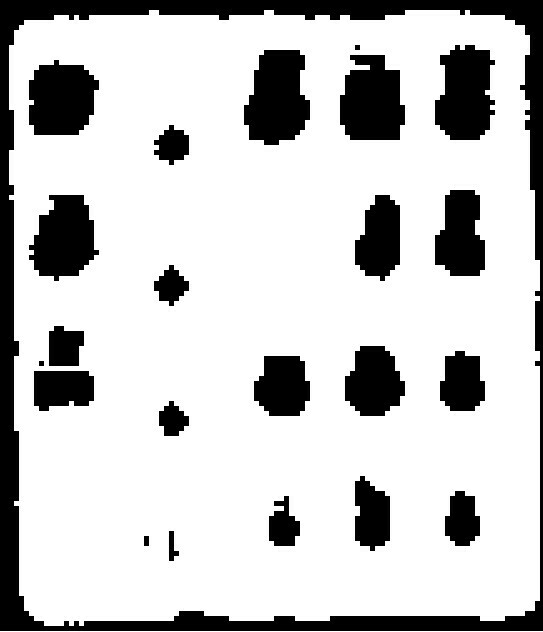
#> input picture Bitmaps/07rm7.jpg, 543 x 632 px, found by its file name
$ python MergeCloseClusters.py
#> lines starting #> are read from the running program, lines starting #| are printed output that depends on the picture; after the words box and inside, x2 and y2 are one past the last pixel; in counts of white or black regions, pixels touching at a corner belong together
# -*- coding: utf-8 -*-
"""
Created on Sun May 26 16:08:40 2019

@author: konra
"""

import cv2
import numpy as np

def find_if_close(cnt1,cnt2):
    row1,row2 = cnt1.shape[0],cnt2.shape[0]
    for i in range(row1):
        for j in range(row2):
            dist = np.linalg.norm(cnt1[i]-cnt2[j])
            if abs(dist) < 10 :
                return True
            elif i==row1-1 and j==row2-1:
                return False

img = cv2.imread('07rm7.jpg')
#> img is the input picture: shape (632, 543, 3); min 0, max 255, mean 198.6
gray = cv2.cvtColor(img,cv2.COLOR_BGR2GRAY)
ret,thresh = cv2.threshold(gray,150,255,cv2.THRESH_BINARY)
#> thresh: shape (632, 543); 77.9% white; 23 black regions
contours,hier = cv2.findContours(thresh,1,2)
#> contours = 24 contours, 1 with area under 20; largest, box (x1, y1, x2, y2) and area: (9, 10, 540, 626) 312186, (243, 49, 311, 146) 4898, (339, 54, 406, 141) 4614, (434, 44, 496, 141) 4568, (28, 59, 100, 136) 4342

LENGTH = len(contours)
#> LENGTH = 24
status = np.zeros((LENGTH,1))
#> status = 24 values from 0 to 0

for i,cnt1 in enumerate(contours):
    x = i
    if i != LENGTH-1:
        for j,cnt2 in enumerate(contours[i+1:]):
            x = x+1
            dist = find_if_close(cnt1,cnt2)
            if dist == True:
                val = min(status[i],status[x])
                status[x] = status[i] = val
            else:
                if status[x]==status[i]:
                    status[x] = i+1
#> this loop made 24 passes
#> cnt1 on pass 1: [[0, 631], [542, 631]]
#> after the loop, status = 24 values, max 22 at index 23, min 0 at index 0, mean 11

unified = []
maximum = int(status.max())+1
#> maximum = 23
for i in range(maximum):
    pos = np.where(status==i)[0]
    if pos.size != 0:
        cont = np.vstack(contours[i] for i in pos)
        x,y,w,h = cv2.boundingRect(cont)
        image = cv2.rectangle(img,(x,y),(x+w,y+h),(110,0,50),2)
        cv2.imshow('Windows Detection',image)
#> this loop made 23 passes
#> (pos, cont, x, y, w, h) on pass 1: ([0], [[0, 631], [542, 631]], 0, 631, 543, 1)
#> (pos, x, y, w, h) on passes 2 to 7: ([1], 143, 535, 7, 12), ([2], 168, 530, 12, 32), ([3], 268, 495, 33, 52), ([4], 444, 490, 37, 57), ([5], 354, 475, 37, 77), ([6], 158, 400, 32, 37)
#> pass 2, `image = cv2.rectangle(img,(x,y),(x+w,y+h),(110,0,50),2)`:
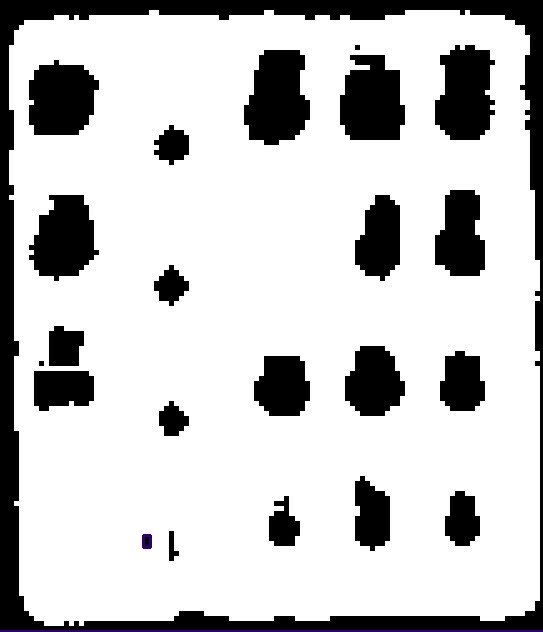
#> image: shape (632, 543, 3); mean B, G, R 198.5, 198.1, 198.3
#> pass 3, `image = cv2.rectangle(img,(x,y),(x+w,y+h),(110,0,50),2)`:
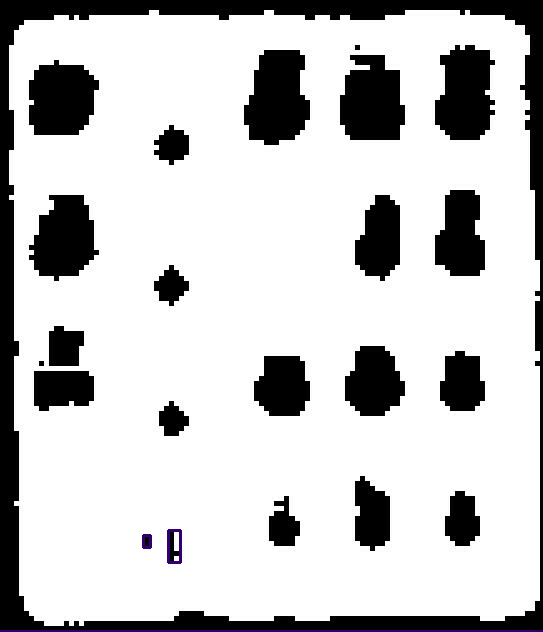
#> image: shape (632, 543, 3); 0.08% of pixels changed, all inside (x1, y1, x2, y2) = (167, 529, 182, 564)
#> after the loop:
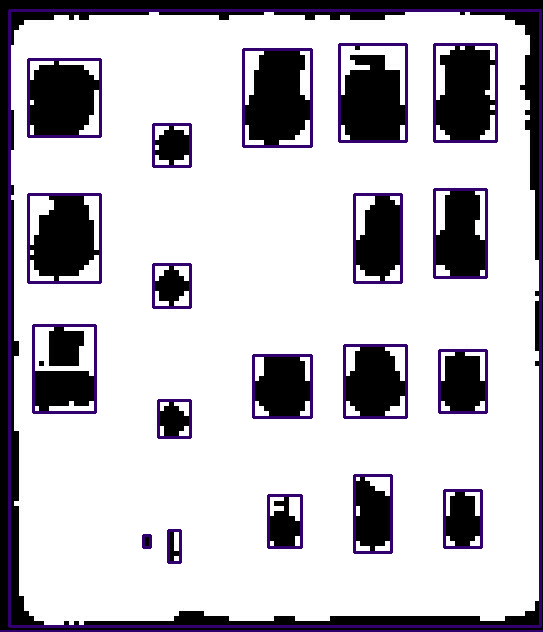
#> img: shape (632, 543, 3); 6.09% of pixels changed, all inside (x1, y1, x2, y2) = (0, 9, 543, 632)
#        unified.append(hull)

#cv2.drawContours(img,unified,-1,(0,255,0),2)
#cv2.drawContours(thresh,unified,-1,255,-1)
cv2.imshow('Windows Detection',img)

$ run again, with Bitmaps/06rm7.jpg copied over Bitmaps/07rm7.jpg
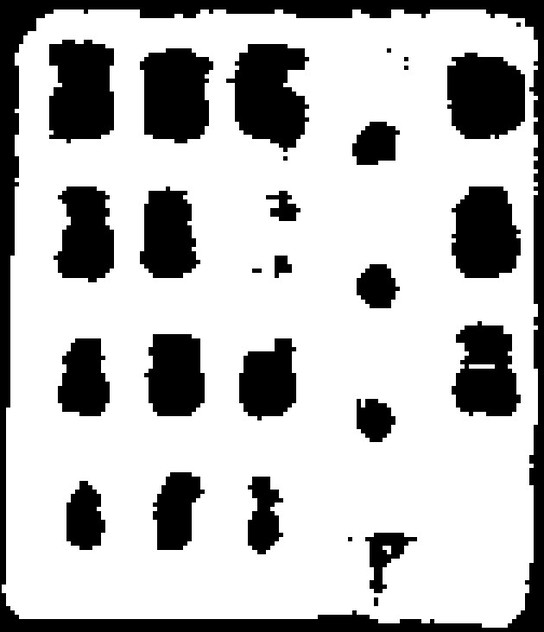
#> input picture Bitmaps/06rm7.jpg, 544 x 632 px, found by its file name
#> img is the input picture: shape (632, 544, 3); min 0, max 255, mean 185.9
#> `ret,thresh = cv2.threshold(gray,150,255,cv2.THRESH_BINARY)`:
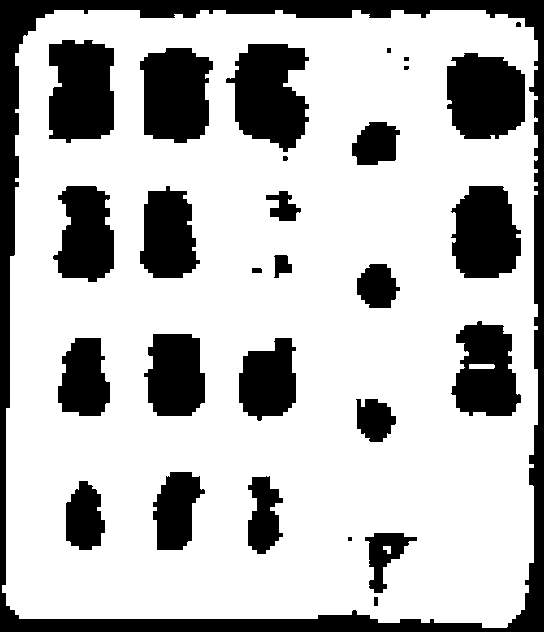
#> thresh: shape (632, 544); 72.8% white; 29 black regions (2 under 20 px)
#> contours = 31 contours; largest, box (x1, y1, x2, y2) and area: (2, 10, 538, 628) 314696, (225, 43, 310, 153) 6372, (48, 39, 115, 144) 5994, (446, 52, 526, 140) 5798, (139, 47, 214, 144) 5750
#> LENGTH = 31
#> the loop `for i,cnt1 in enumerate(contours):` made 31 passes
#> after the loop `for i in range(maximum):`:
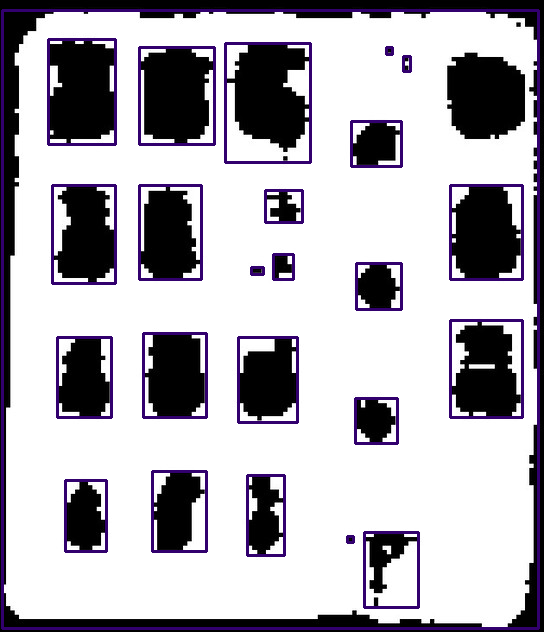
#> img: shape (632, 544, 3); 6.47% of pixels changed, all inside (x1, y1, x2, y2) = (1, 9, 540, 630)
